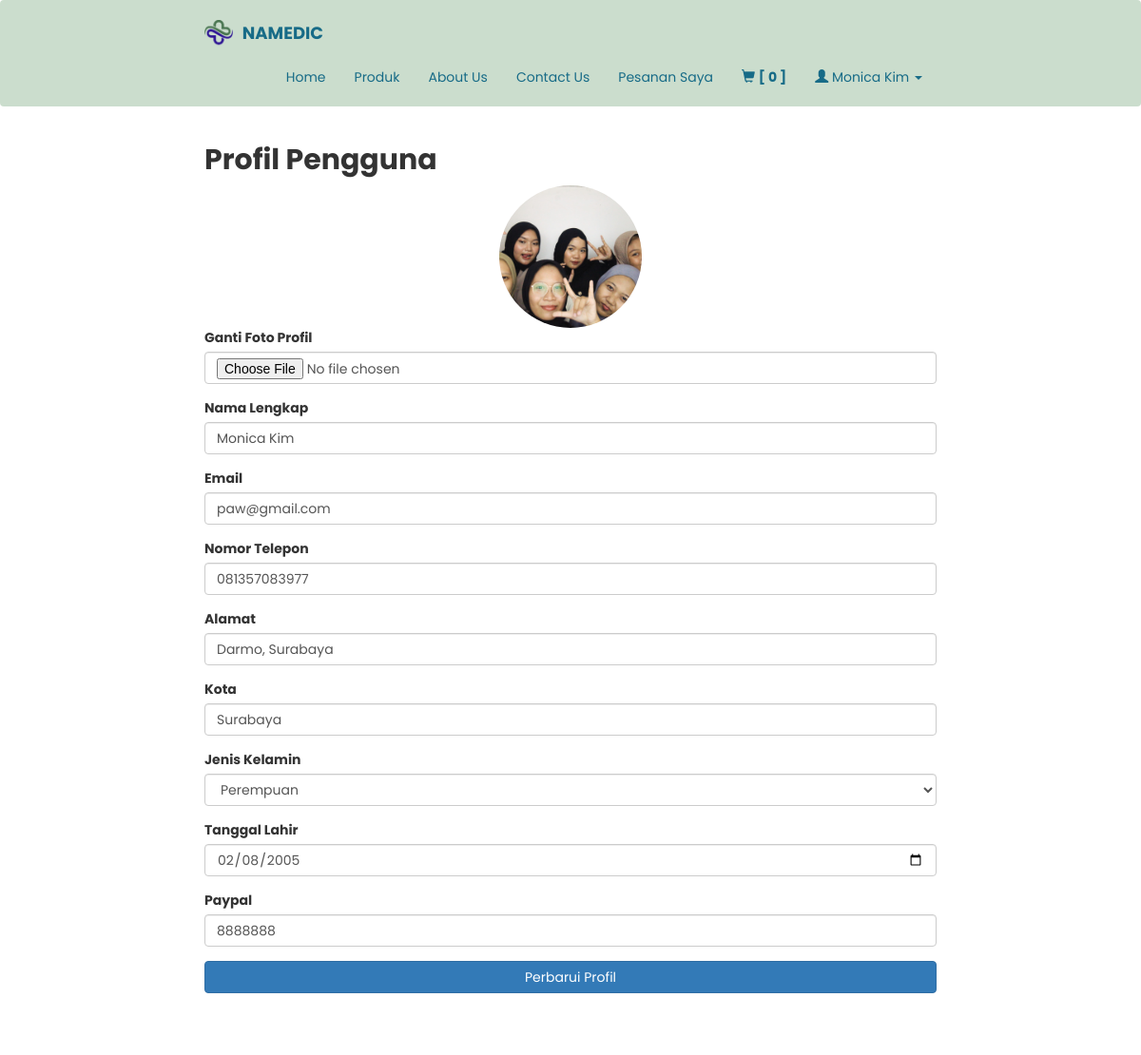
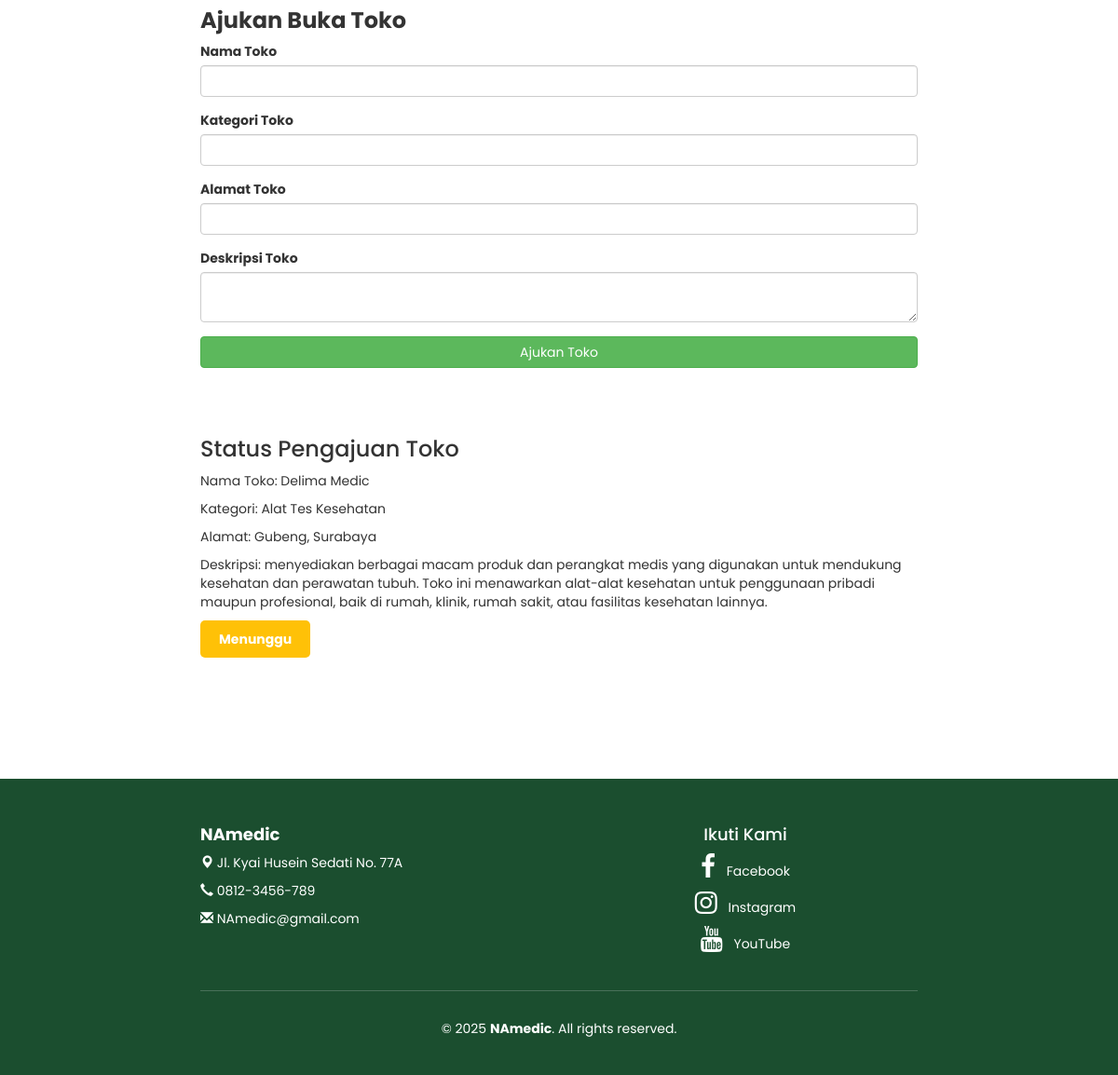
/profil.php (signed in), run on the app's committed database (2 pictures, top to bottom).
### tables this page shows
CREATE TABLE `customer` (
  `kode_customer` varchar(100) NOT NULL,
  `nama` varchar(100) NOT NULL,
  `email` varchar(100) NOT NULL,
  `username` varchar(100) NOT NULL,
  `password` varchar(100) NOT NULL,
  `telp` varchar(200) NOT NULL,
  `alamat` varchar(255) DEFAULT NULL,
  `kota` varchar(100) DEFAULT NULL,
  `gender` enum('L','P') DEFAULT NULL,
  `paypal` varchar(255) DEFAULT NULL,
  `image` varchar(255) DEFAULT NULL,
  `ttl` date DEFAULT NULL
);

CREATE TABLE `toko` (
  `id_toko` int(11) NOT NULL,
  `kode_customer` varchar(255) NOT NULL,
  `nama_toko` varchar(255) NOT NULL,
  `kategori_toko` varchar(255) NOT NULL,
  `alamat_toko` text NOT NULL,
  `deskripsi_toko` text NOT NULL,
  `status_pengajuan` enum('Menunggu','Disetujui','Ditolak') DEFAULT 'Menunggu',
  `tanggal_pengajuan` timestamp NOT NULL DEFAULT current_timestamp()
);

### profil.php (the view, shortened to what this page needs)
<head>
</head>
<?php
include 'header.php';
include 'koneksi/koneksi.php';
$kode_cs = $_SESSION['kd_cs'];
$query = mysqli_query($conn, "SELECT * FROM customer WHERE kode_customer = '$kode_cs'");
$user_data = mysqli_fetch_assoc($query);
?>
<!DOCTYPE html>
<html lang="id">
<head>
    <link rel="stylesheet" href="css/bootstrap.min.css">
    <link rel="stylesheet" href="css/style.css">
</head>
<body>
    <div class="container">
        <h2><b>Profil Pengguna</b></h2>
        <div class="text-center mb-4">
            <img src="image/profil/<?= $user_data['image'] ? $user_data['image'] : 'default.png'; ?>" alt="Foto Profil" class="profil-image">
        </div>
        <form action="profil.php" method="POST" enctype="multipart/form-data">
            <div class="form-group">
                <label for="image">Ganti Foto Profil</label>
                <input type="file" name="image" id="image" class="form-control">
            </div>
            <div class="form-group">
                <label for="nama">Nama Lengkap</label>
                <input type="text" name="nama" id="nama" class="form-control" value="<?= $user_data['nama']; ?>" required>
            </div>
            <div class="form-group">
                <label for="email">Email</label>
                <input type="email" name="email" id="email" class="form-control" value="<?= $user_data['email']; ?>" required>
            </div>
            <div class="form-group">
                <label for="telp">Nomor Telepon</label>
                <input type="text" name="telp" id="telp" class="form-control" value="<?= $user_data['telp']; ?>" required>
            </div>
            <div class="form-group">
                <label for="alamat">Alamat</label>
                <input type="text" name="alamat" id="alamat" class="form-control" value="<?= $user_data['alamat']; ?>" required>
            </div>
            <div class="form-group">
                <label for="kota">Kota</label>
                <input type="text" name="kota" id="kota" class="form-control" value="<?= $user_data['kota']; ?>" required>
            </div>
            <div class="form-group">
                <label for="gender">Jenis Kelamin</label>
                <select name="gender" id="gender" class="form-control" required>
                    <option value="P" <?= $user_data['gender'] == 'P' ? 'selected' : ''; ?>>Perempuan</option>
                </select>
            </div>
            <div class="form-group">
                <label for="ttl">Tanggal Lahir</label>
                <input type="date" name="ttl" id="ttl" class="form-control" value="<?= $user_data['ttl']; ?>" required>
            </div>
            <div class="form-group">
                <label for="paypal">Paypal</label>
                <input type="text" name="paypal" id="paypal" class="form-control" value="<?= $user_data['paypal']; ?>" required>
            </div>
            <button type="submit" class="btn btn-primary">Perbarui Profil</button>
        </form>
        <br><br>
        <form action="profil.php" method="POST">
            <h3><b>Ajukan Buka Toko</b></h3>
            <div class="form-group">
                <label for="nama_toko">Nama Toko</label>
                <input type="text" name="nama_toko" id="nama_toko" class="form-control" required>
            </div>
            <div class="form-group">
                <label for="kategori_toko">Kategori Toko</label>
                <input type="text" name="kategori_toko" id="kategori_toko" class="form-control" required>
            </div>
            <div class="form-group">
                <label for="alamat_toko">Alamat Toko</label>
                <input type="text" name="alamat_toko" id="alamat_toko" class="form-control" required>
            </div>
            <div class="form-group">
                <label for="deskripsi_toko">Deskripsi Toko</label>
                <textarea name="deskripsi_toko" id="deskripsi_toko" class="form-control" required></textarea>
            </div>
            <button type="submit" class="btn btn-success">Ajukan Toko</button>
        </form>
        <br><br>
        <?php
        $query_toko = mysqli_query($conn, "SELECT * FROM toko WHERE kode_customer = '$kode_cs'");
        $toko_data = mysqli_fetch_assoc($query_toko);
        if ($toko_data) {
            echo "<h3>Status Pengajuan Toko</h3>";
            echo "<p>Nama Toko: " . $toko_data['nama_toko'] . "</p>";
            echo "<p>Kategori: " . $toko_data['kategori_toko'] . "</p>";
            echo "<p>Alamat: " . $toko_data['alamat_toko'] . "</p>";
            echo "<p>Deskripsi: " . $toko_data['deskripsi_toko'] . "</p>";
            $status = $toko_data['status_pengajuan'];
            if ($status == 'Disetujui') {
                echo "<p><span class='status-button approved'>$status</span></p>";
            } elseif ($status == 'Menunggu') {
                echo "<p><span class='status-button pending'>$status</span></p>";
            } else {
                echo "<p><span class='status-button rejected'>$status</span></p>";
            }
        }
        ?>
    </div>
</body>
</html>
<?php
include 'footer.php';
?>

### css/style.css (style rules this page uses)
body { margin:0; padding: 0; }

### profil.php (style rules this page uses)
.profil-image { width: 150px; height: 150px; border-radius: 50%; object-fit: cover; }
.container { max-width: 800px; }
.form-group label { font-weight: bold; }
.form-group input, .form-group select, .form-group textarea { width: 100%; }
.form-group { margin-bottom: 20px; }
.btn { width: 100%; }
.status-button { display: inline-block; padding: 10px 20px; border-radius: 5px; font-weight: bold; color: white; text-align: center; }
.pending { background-color: #ffc107; }
body { font-family: poppins; }

### data on the page
customer: image (picture), nama "Monica Kim", email "paw@gmail.com", telp "081357083977", alamat "Darmo, Surabaya", kota "Surabaya", gender "Perempuan", ttl "02/08/2005", paypal "8888888"
toko: nama_toko "Delima Medic", kategori_toko "Alat Tes Kesehatan", alamat_toko "Gubeng, Surabaya", deskripsi_toko "menyediakan berbagai macam produk dan perangkat medis yang digunakan untuk mendukung kesehatan dan perawatan tubuh. Toko ini menawarkan alat-alat kesehatan untuk penggunaan pribadi maupun profesional, baik di rumah, klinik, rumah sakit, atau fasilitas kesehatan lainnya.", status_pengajuan "Menunggu"

### other printed values
$value "0"
$_SESSION['user'] "Monica Kim"
